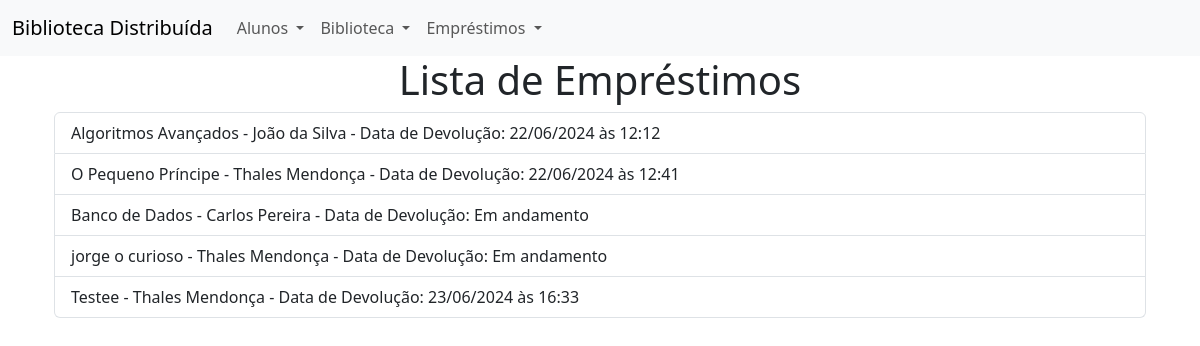
The page /lista_emprestimos on the database its author committed.
### models.py (models this page shows)
class Emprestimo(db.Model):
    id = db.Column(db.Integer, primary_key=True)
    aluno_id = db.Column(db.Integer, db.ForeignKey('aluno.id'), nullable=False)
    livro_id = db.Column(db.Integer, db.ForeignKey('livro.id'), nullable=False)
    data_inicio = db.Column(db.DateTime, nullable=False, default=datetime.utcnow)
    data_entrega = db.Column(db.DateTime)
    aluno = db.relationship('Aluno', backref=db.backref('emprestimos', lazy=True))
    livro = db.relationship('Livro', backref=db.backref('emprestimos', lazy=True))

class Livro(db.Model):
    id = db.Column(db.Integer, primary_key=True)
    titulo = db.Column(db.String(100), nullable=False)
    autor = db.Column(db.String(100), nullable=False)
    categoria = db.Column(db.String(50))
    resumo = db.Column(db.Text)
    ano_publicacao = db.Column(db.Integer)
    qt_total = db.Column(db.Integer)
    qt_emprestada = db.Column(db.Integer)

class Aluno(db.Model):
    id = db.Column(db.Integer, primary_key=True)
    nome_completo = db.Column(db.String(100), nullable=False)
    apelido = db.Column(db.String(50))
    matricula = db.Column(db.String(20), unique=True, nullable=False)
    celular = db.Column(db.String(20))
    email = db.Column(db.String(100), unique=True, nullable=False)

### views.py (the view)
@app.route('/lista_emprestimos')
def lista_emprestimos():
    return controller.listar_emprestimos()

### controller.py (called while the page is built)
@handle_request_with_error_handling
def listar_emprestimos():
    emprestimos = Emprestimo.query.all()
    return render_template('lista_emprestimos.html', emprestimos=emprestimos, active_page='lista_emprestimos')

### templates/lista_emprestimos.html (shortened to what this page needs)
{% extends "index.html" %}
{% block content %}
<div class="container">
    <p class="h1 text-center">Lista de Empréstimos</p>
    <ul class="list-group">
        {% for emprestimo in emprestimos %}
        <li class="list-group-item">
            {{ emprestimo.livro.titulo }} - {{ emprestimo.aluno.nome_completo }} -
            Data de Devolução:
            {% if emprestimo.data_entrega %}
                {{ emprestimo.data_entrega.strftime('%d/%m/%Y às %H:%M') }}
            {% else %}
                Em andamento
            {% endif %}
        </li>
        {% endfor %}
    </ul>
</div>
{% endblock %}

### rows shown on the page
Emprestimo: livro.titulo "Algoritmos Avançados", aluno.nome_completo "João da Silva", data_entrega "22/06/2024 às 12:12"
Emprestimo: livro.titulo "O Pequeno Príncipe", aluno.nome_completo "Thales Mendonça", data_entrega "22/06/2024 às 12:41"
Emprestimo: livro.titulo "Banco de Dados", aluno.nome_completo "Carlos Pereira", shows "Em andamento"
Emprestimo: livro.titulo "jorge o curioso", aluno.nome_completo "Thales Mendonça", shows "Em andamento"
Emprestimo: livro.titulo "Testee", aluno.nome_completo "Thales Mendonça", data_entrega "23/06/2024 às 16:33"
